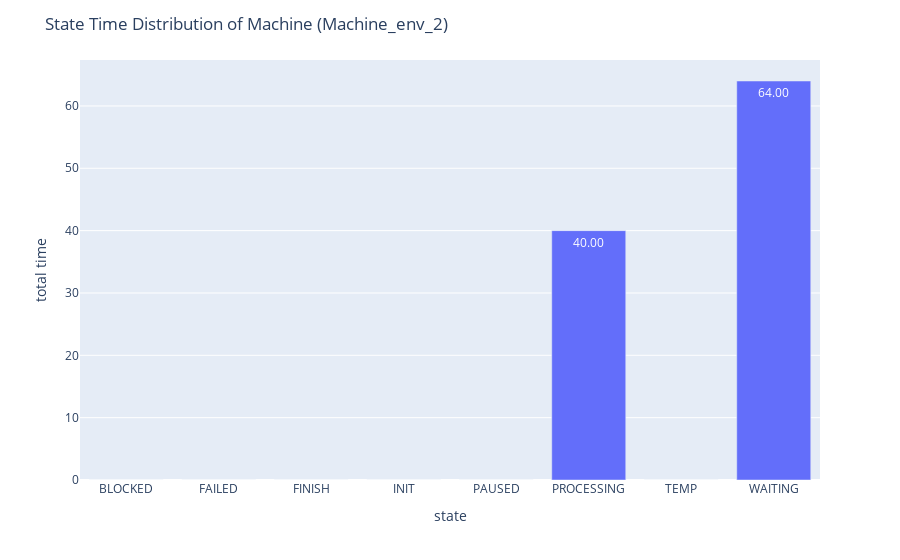

Here is the notebook cell this chart was saved with:
### Code cell
fig = machmach.stat_monitor.draw_state_bar_chart()

### Figure 1 — Plotly figure (JSON) as saved in the notebook; plotly's stock layout.template omitted (floating-point values rounded to 4 significant figures)
{"data": [{"alignmentgroup": "True", "hovertemplate": "variable=total time<br>state=%{x}<br>value=%{y}<extra></extra>", "legendgroup": "total time", "marker": {"color": "#636efa", "pattern": {"shape": ""}}, "name": "total time", "offsetgroup": "total time", "orientation": "v", "showlegend": true, "textposition": "auto", "texttemplate": "%{y:.2f}", "type": "bar", "x": ["BLOCKED", "FAILED", "FINISH", "INIT", "PAUSED", "PROCESSING", "TEMP", "WAITING"], "xaxis": "x", "y": [0, 0, 0, 0, 0, 40, 0, 64], "yaxis": "y"}], "layout": {"barmode": "relative", "legend": {"title": {"text": "variable"}, "tracegroupgap": 0}, "margin": {"t": 60}, "showlegend": false, "title": {"text": "State Time Distribution of Machine (Machine_env_2)"}, "xaxis": {"anchor": "y", "domain": [0, 1], "title": {"text": "state"}}, "yaxis": {"anchor": "x", "domain": [0, 1], "title": {"text": "total time"}}}}
